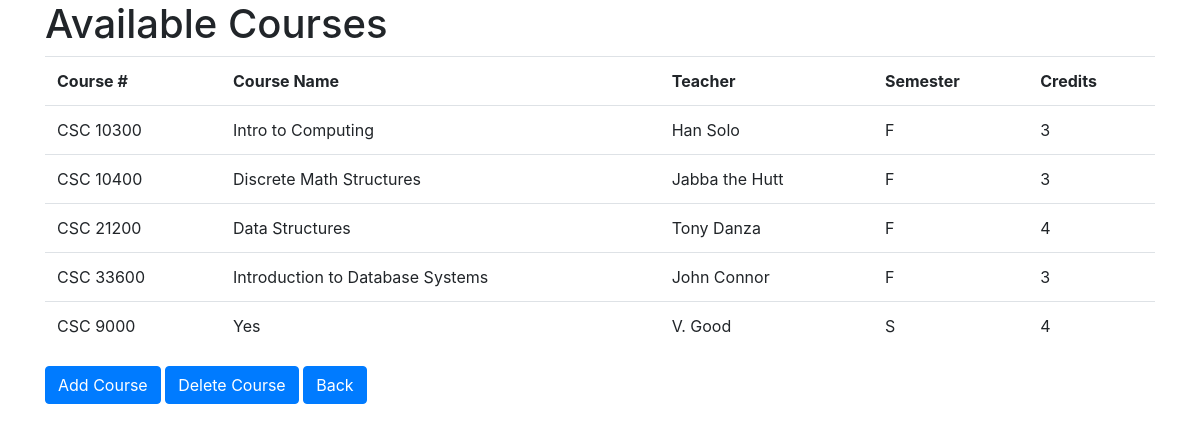
The app's page /courses/view_courses/ (signed in) with its own data.
### courses/models.py (models this page shows)
class Courses(models.Model):
    course_number=models.CharField(max_length=50)
    course_name=models.CharField(max_length=100)
    teacher=models.CharField(max_length=50)
    term=models.CharField(max_length=50,choices=terms)
    credits=models.PositiveIntegerField(default=0)

### courses/views.py (the view)
# urls.py: path('view_courses/', views.view_courses, name='view_courses'),
def view_courses(request):
    queryset=Courses.objects.all()
    context ={
        "object_list": queryset,
        "title": "list"
    }
    return render(request, 'view_courses.html',context)

### templates/view_courses.html
{% extends 'base.html' %}
{% block content %}
<div class='container'>
  <h1>Available Courses</h1>
  {% if object_list %}
  <table class='table'>
    <tr>
      <th>Course #</th>
      <th>Course Name</th>
      <th>Teacher</th>
      <th>Semester</th>
      <th>Credits</th>
    </tr>
      {% for obj in object_list %}
    <tr>
      <td>{{obj.course_number}}</td>
      <td>{{obj.course_name}}</td>
      <td>{{obj.teacher}}</td>
      <td>{{obj.term}}</td>
      <td>{{obj.credits}}</td>
    </tr>
      {% endfor %}
  </table>
  {% else %}
  <div class='alert alert-secondary' role='alert'>No Courses</div>
  {% endif %}
  {% if user.user_type == 2 %}
  <a href={% url 'courses_add'%} class='btn btn-primary'>Add Course</a>
  {% if object_list %}
  <a href={% url 'del_course'%} class='btn btn-primary'>Delete Course</a>
  {% else %}
  <a href='#' class='btn btn-primary disabled'>Delete Course</a>
  {% endif %}
  {% endif %}
  <a href={% url 'home' %} class='btn btn-primary'>Back</a>
</div>
{% endblock %}

### records on screen
Courses: course_number "CSC 10300", course_name "Intro to Computing", teacher "Han Solo", term "F", credits "3"
Courses: course_number "CSC 10400", course_name "Discrete Math Structures", teacher "Jabba the Hutt", term "F", credits "3"
Courses: course_number "CSC 21200", course_name "Data Structures", teacher "Tony Danza", term "F", credits "4"
Courses: course_number "CSC 33600", course_name "Introduction to Database Systems", teacher "John Connor", term "F", credits "3"
Courses: course_number "CSC 9000", course_name "Yes", teacher "V. Good", term "S", credits "4"
